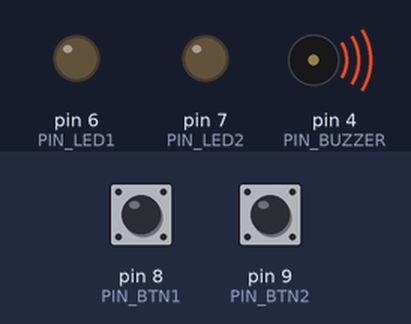
Recording of a program running on a simulated Arduino Uno, built with avr-gcc and run on an emulated ATmega328P. Parts: output pins drawn as LEDs (lit = HIGH), buzzer (waves = sounding). Inputs (shaded band) come from the test bench; at power-on: pin 8 (PIN_BTN1) HIGH, pin 9 (PIN_BTN2) HIGH.

Above: at 8.7 s.
8.8 s: pin 8 (PIN_BTN1) pulled LOW for 3.2 s
At 10.1 s:
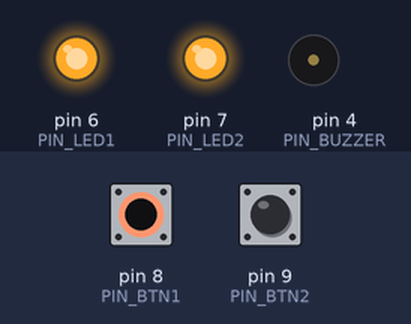
13.8 s: pin 9 (PIN_BTN2) pulled LOW for 0.15 s
At 15.39 s:
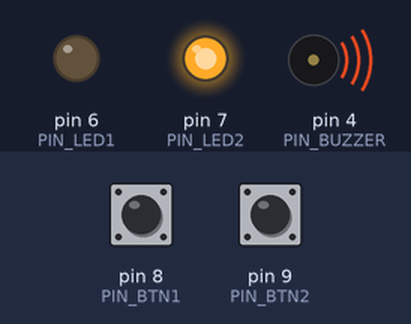
16.8 s: pin 8 (PIN_BTN1) pulled LOW for 1 s
At 17.4 s:
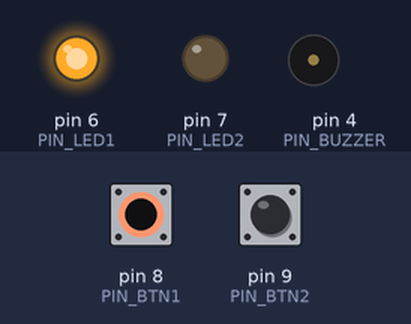
19.8 s: pin 9 (PIN_BTN2) pulled LOW for 1 s
At 20.9 s:
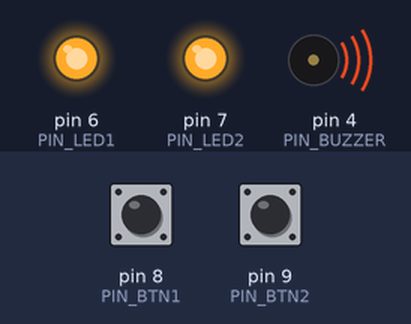
22.8 s: pin 9 (PIN_BTN2) pulled LOW for 3.2 s
Timing chart, 0 to 28.5 s (numbered marks = the images above; inputs shaded):
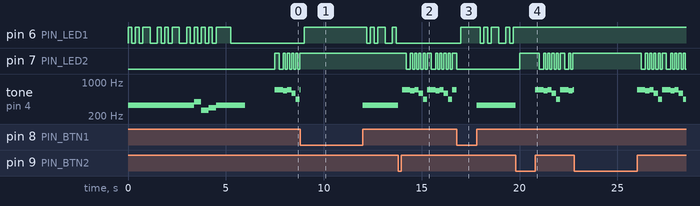

Measured:
- after the input at 8.8 s, pin 6 (PIN_LED1): LOW → HIGH after 0.20 s, → LOW 3.2 s later, → HIGH 0.19 s later, → LOW 0.19 s later, … (8 changes in this stretch); pin 7 (PIN_LED2): stops changing and stays HIGH
- after the input at 13.8 s, pin 6 (PIN_LED1): stops changing and stays LOW; pin 7 (PIN_LED2): goes LOW 0.21 s, 4 × (HIGH 0.11 s, LOW 0.11 s), HIGH 0.21 s, LOW 0.21 s, 4 × (HIGH 0.11 s, LOW 0.11 s), HIGH 0.21 s, then LOW, starting after 0.41 s
- after the input at 16.8 s, pin 6 (PIN_LED1): LOW → HIGH after 0.20 s, → LOW 0.99 s later, → HIGH 0.19 s later, → LOW 0.19 s later, … (9 changes in this stretch); pin 7 (PIN_LED2): stops changing and stays LOW
- after the input at 19.8 s, pin 6 (PIN_LED1): stops changing and stays HIGH; pin 7 (PIN_LED2): LOW → HIGH after 0.20 s, → LOW 1.0 s later, → HIGH 0.21 s later, → LOW 0.11 s later, … (15 changes in this stretch)
- by itself, tone on pin 4 (PIN_BUZZER): plays 698 Hz for 0.43 s, 659 Hz for 0.21 s, 698 Hz for 0.21 s, 587 Hz for 0.21 s, 440 Hz for 0.21 s, 698 Hz for 0.43 s … (10 notes in this stretch)

The program:

main.cpp
```cpp
#include <Arduino.h>
#include "../lib/MusicEngine/MusicPlayer.h"

#define PIN_BUZZER 4
#define PIN_LED1 6
#define PIN_LED2 7
#define PIN_BTN1 8
#define PIN_BTN2 9

MusicPlayer player(PIN_BUZZER);

// Jingle Bells
const MusicNote melody_jingle[] = {
  {NOTE_E4, EIGHTH}, {NOTE_E4, EIGHTH}, {NOTE_E4, QUARTER},
  {NOTE_E4, EIGHTH}, {NOTE_E4, EIGHTH}, {NOTE_E4, QUARTER},
  {NOTE_E4, EIGHTH}, {NOTE_G4, EIGHTH}, {NOTE_C4, EIGHTH}, {NOTE_D4, EIGHTH},
  {NOTE_E4, HALF}
};

// Carol of the Bells
const MusicNote melody_carol[] = {
  {NOTE_F5, QUARTER}, {NOTE_E5, EIGHTH}, {NOTE_F5, EIGHTH}, {NOTE_D5, EIGHTH},{NOTE_A4, EIGHTH},
  {NOTE_F5, QUARTER}, {NOTE_E5, EIGHTH}, {NOTE_F5, EIGHTH}, {NOTE_D5, EIGHTH},{NOTE_A4, EIGHTH},
  {NOTE_F5, QUARTER}, {NOTE_E5, EIGHTH}, {NOTE_F5, EIGHTH}, {NOTE_D5, EIGHTH},{NOTE_A4, EIGHTH},
  {NOTE_F5, QUARTER}, {NOTE_E5, EIGHTH}, {NOTE_F5, EIGHTH}, {NOTE_D5, HALF},
};

void setup() {
    pinMode(PIN_BTN1, INPUT_PULLUP);
    pinMode(PIN_BTN2, INPUT_PULLUP);
    pinMode(PIN_LED1, OUTPUT);
    pinMode(PIN_LED2, OUTPUT);
    digitalWrite(PIN_LED1, LOW);
    digitalWrite(PIN_LED2, LOW);

    player.setBPM(80);
    player.play(melody_jingle, sizeof(melody_jingle)/sizeof(MusicNote), PIN_LED1);

    unsigned long initial_time = millis();
    unsigned long jingle_duration = (60000 * 4) / (80 * (int)8)*8 + (60000 * 4) / (80 * (int)4)*2 + (60000 * 4) / (80 * (int)2)*1;

    while(millis() - initial_time < jingle_duration) {
        player.update();
    }

    delay(1500);
    player.setBPM(140);
    player.play(melody_carol, sizeof(melody_carol)/sizeof(MusicNote), PIN_LED2);
}

void loop() {
    player.update();
    if (digitalRead(PIN_BTN1) == LOW) {
        player.setBPM(80);
        player.play(melody_jingle, sizeof(melody_jingle)/sizeof(MusicNote), PIN_LED1);
        delay(200);
    }
    if (digitalRead(PIN_BTN2) == LOW) {
        player.setBPM(140);
        player.play(melody_carol, sizeof(melody_carol)/sizeof(MusicNote), PIN_LED2);
        delay(200);
    }
}
```
